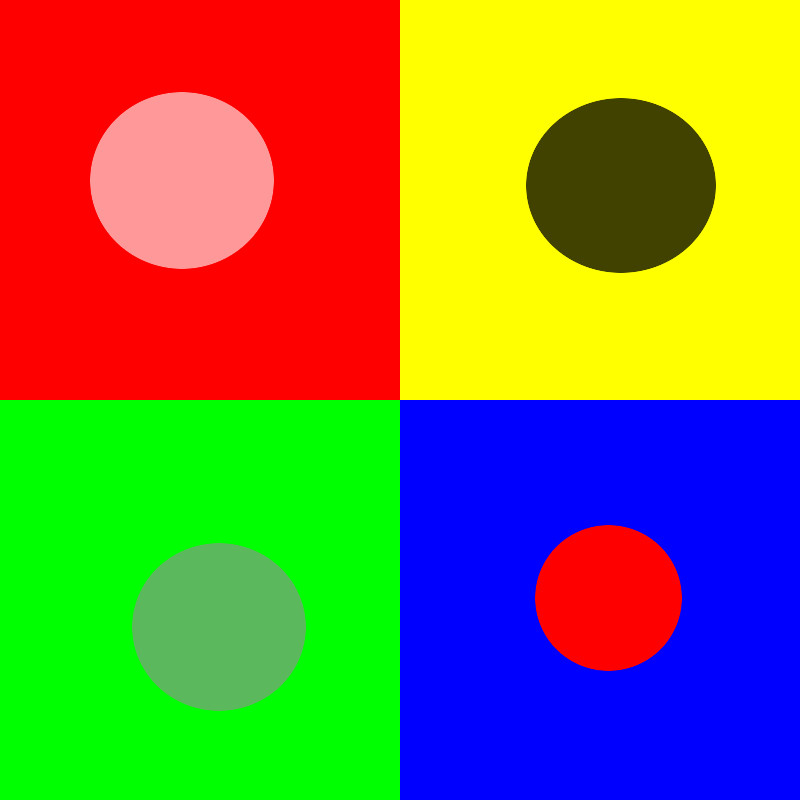
#> input picture Anleitungen/Bild-Verarbeitung-Manipulaltion/color.jpg, 800 x 800 px
$ python 'Lösung.py'
#> lines starting #> are read from the running program, lines starting #| are printed output that depends on the picture
# coding=utf-8
import cv2 as cv


class PictureActions:

    """###############################################################
    # FUNCTION NAME: __init__                                        #
    # DESCRIPTION: only on creating an instance of PictureActions    #
    # ARGUMENTS: window(optional)                                    #
    #                                                                #
    # ARGUMENT    TYPE            DESCRIPTION                        #
    # window      WindowActions   the window the instance belongs to #
    #                                                                #
    # RETURNS:                                                       #
    ###############################################################"""
    def __init__(self, window=None):
        """
        # window=None Bedeutung:
        # Bei einer Methode kann man bekanntlich Parameter(Übergabewerte) definieren, die beim Methodenaufruf #
        # ZWINGEND erforderlich sind. --> Beispiel: def addiere(self, zahl1, zahl2)                           #
        #                                           Instanz.addiere(1, 2)                                     #
        # Möchte man eine Methode haben, die beim Methodenaufruf einen Parameter haben KANN dann macht man    #
        # dies mittels parameter=None --> Beispiel: def neuerTermin(self, uhrzeit, spezielle_kleidung=None)   #
        #                                    (1)    Instanz.neuerTermin(18:00, Anzug)                         #
        #                                    (2)    Instanz.neuerTermin(19:00)                                #
        # Bei (1) wird ein Termin erstellt und der Parameter spezielle_kleidung hat den Wert Anzug            #
        # Bei (2) wird ein Termin erstellt und der Parameter spezielle_kleidung erhält den Wert None          #
        #                               Anmerkung:                                                            #
        # Es können auch andere Werte als None definiert werden:                                              #
        # def addiere(zahl1, zahl2=5)                                                                         #
        # def schreiben(Text="Hallo")                                                                         #
        """

        """
        Wird ausgeführt wenn eine Instanz (ein Objekt) der Klasse PictureActions erstellt wird
        """
        self.image = None  # Variable image erstellen und ihr den Wert None (nichts zuweisen)
        if window is not None:  # Wenn window NICHT None ist, dann
            self.my_window = window  # Variable my_window = window
        else:  # sonst
            self.my_window = None  # Variable my_window = None

    """#############################################################
    # FUNCTION NAME: load_image                                    #
    # DESCRIPTION: loads an image and saves it as self.image       #
    # ARGUMENTS: image_name                                        #
    #                                                              #
    # ARGUMENT      TYPE    I/O     DESCRIPTION                    #
    # image_name    String          Name of the image to be loaded #
    #                                                              #
    # RETURNS:                                                     #
    #############################################################"""
    def load_image(self, image_name):
#> called with image_name = 'color.jpg'
        self.image = cv.imread(image_name, cv.IMREAD_COLOR)
#> self.image is the input picture: shape (800, 800, 3); mean B, G, R 66.5, 123.3, 129.5
        # Lese ein Bild mit dem Namen image_name ein und speichert es als self.image

    """#############################################################
    # FUNCTION NAME: show_image                                     #
    # DESCRIPTION: shows an image in an Window                      #
    # ARGUMENTS: window(optional)                                   #
    #                                                               #
    # ARGUMENT  TYPE             DESCRIPTION                        #
    # window    WindowActions    Window the image will be drawed in #
    #                                                               #
    # RETURNS:                                                      #
    #############################################################"""
    def show_image(self, window=None):  # Optionaler Parameter window
        if window is None:  # Wenn window None ist
            window = self.my_window  # dann: window = self.my_window
        if self.image is not None:  # Wenn self.image NICHT None ist
            cv.imshow(window.windowName, self.image)  # dann zeige self.image im Fenster mit dem Namen window.windowName
        else:  # sonst
            print("No picture is loaded")  # Schreibe in die Konsole ...
        """
        # self.window.windowName Bedeutung:                                                                           #
        # self.window wird beim Erstellen einer Instanz vom Typ PictureActions auf den Parameter window gesetzt.      #
        # Der Parameter window ist von Typ WindowActions (also eine Instanz(Objekt)) diese Instanz hat ein Variable   #
        # self.windowName (siehe Klasse ImageActions).                                                                #
        # Mit self.window.windowName wird auf genau diese Variable zugegriffen.                                       #
        """

    """##############################################################
    # FUNCTION NAME: scale_image                                    #
    # DESCRIPTION: scales an image                                  #
    # ARGUMENTS: new_width, new_height                              #
    #                                                               #
    # ARGUMENT    TYPE   DESCRIPTION                                #
    # new_width   INT    new width of the Image                     #
    # new_height  INT    new height of the Image                    #
    #                                                               #
    # RETURNS:                                                      #
    ##############################################################"""
    def scale_image(self, new_width, new_height):
        self.image = cv.resize(self.image, (new_width, new_height))  # Skaliere self.image auf new_width und new_height
        # und Speichere das Ergebnis in self.image

    """##############################################################
    # FUNCTION NAME: rotate_image                                   #
    # DESCRIPTION: rotates an image                                 #
    # ARGUMENTS: rotation_degrees                                   #
    #                                                               #
    # ARGUMENT          TYPE   DESCRIPTION                          #
    # rotation_degrees  INT    Rotation Value in Degrees (90,180 or 270) #
    #                                                               #
    # RETURNS:                                                      #
    ##############################################################"""
    def rotate_image(self, rotation_degrees):
#> called with rotation_degrees = 90
        rotate_code = None  # Variable rotate_code den Wert None zuweisen
        if 90 == rotation_degrees:  # Wenn rotation_degrees = 90
            rotate_code = cv.ROTATE_90_CLOCKWISE  # setze Variable rotate_code auf cv.ROTATE_90_CLOCKWISE
        elif 180 == rotation_degrees:  # wenn rotation_degrees = 180
            rotate_code = cv.ROTATE_180  # setze Variable rotate_code auf cv.ROTATE_180
        elif 270 == rotation_degrees:  # ...
            rotate_code = cv.ROTATE_90_COUNTERCLOCKWISE  # ...

        if rotate_code is not None:  # Wenn Variable rotation_code NICHT Null ist
            self.image = cv.rotate(self.image, rotate_code)  # Rotiere self.image um rotate_code und speichere das
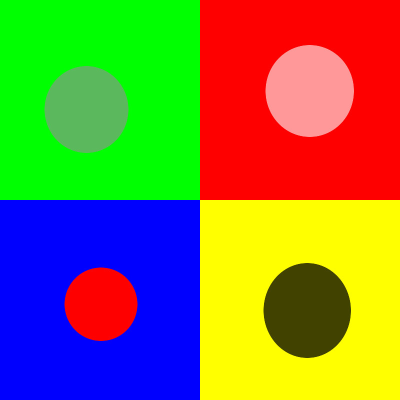
#> self.image: shape (800, 800, 3) (shown at 1/2 size); mean B, G, R 66.5, 123.3, 129.5
            # Ergebnis als self.image
        else:  # sonst
            print("Enter 90, 180, or 270 as rotation_degrees")  # Schreibe in Konsole ...

    """##############################################################
     # FUNCTION NAME: flip_image                                     #
     # DESCRIPTION: flips an image                                   #
     # ARGUMENTS: flip_axis                                          #
     #                                                               #
     # ARGUMENT   TYPE      DESCRIPTION                              #
     # flip_axis  String    axis to flip at (value = X or Y or XY) #
     #                                                               #
     # RETURNS:                                                      #
     ##############################################################"""
    def flip_image(self, flip_axis):
#> called with flip_axis = 'X'
        flip_code = None  # Variable flip_code den Wert None zuweisen

        if "X" == flip_axis:  # Wenn Parameter flip_axis = "X"
            flip_code = 0  # dann flip_code = 0
        elif "Y" == flip_axis:  # wenn Parameter flip_axis = "Y"
            flip_code = 1  # dann flip_code = 1
        elif "XY" == flip_axis:  # wenn...
            flip_code = -1  # dann...

        if flip_code is not None:  # Wenn Variable flip_code NICHT None ist
            self.image = cv.flip(self.image, flip_code)  # spiegle self.image mit flip_code und speichere das
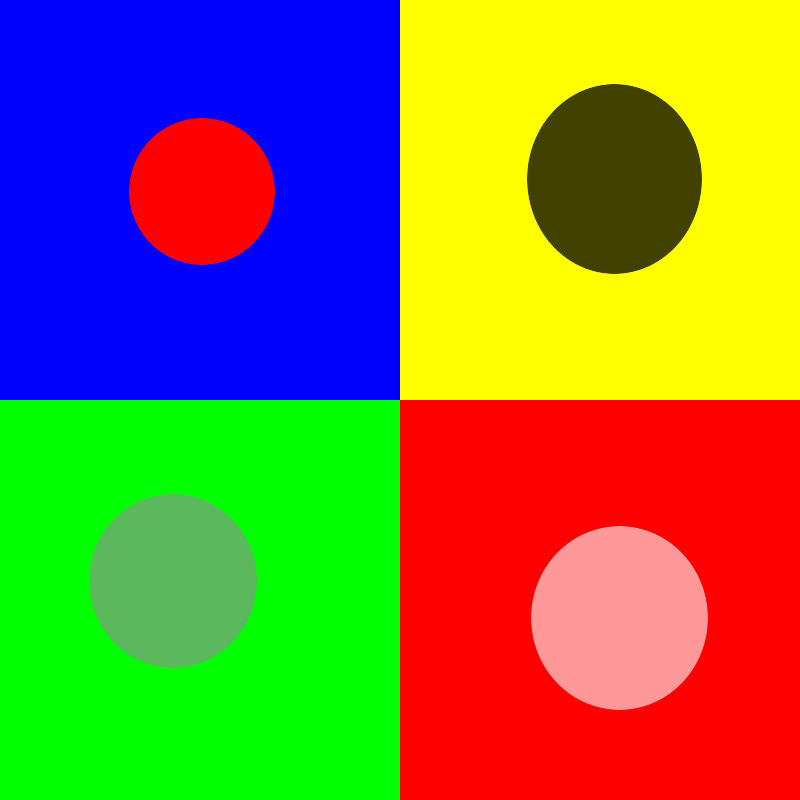
#> self.image: shape (800, 800, 3); mean B, G, R 66.5, 123.3, 129.5
#> (the rest of the program and of its run is left out)
